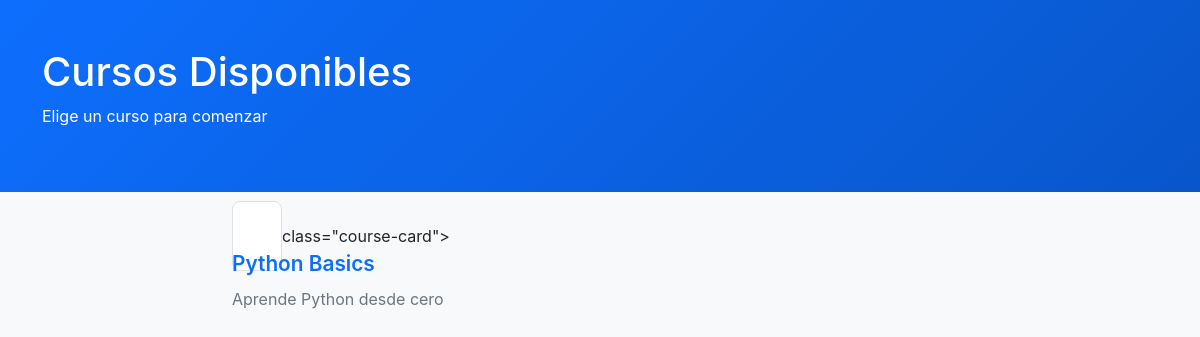
Before: / with the older database file.
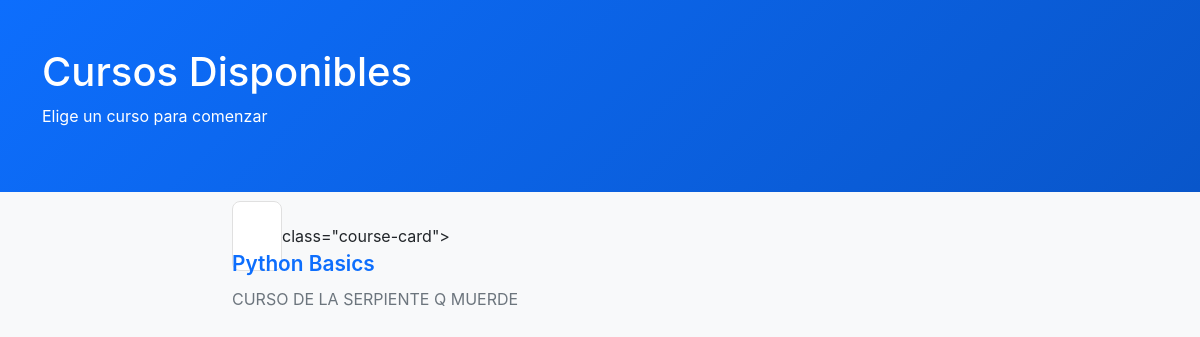
After: the same page with the newer database file.
### onlinecourse/models.py (models this page shows, shortened)
class Course(models.Model):
    name = models.CharField(max_length=255)
    description = models.TextField()
    instructor = models.ForeignKey(Instructor, on_delete=models.CASCADE, null=True, blank=True)
    created_at = models.DateTimeField(auto_now_add=True)
    class Meta:
        ordering = ['-created_at']

### onlinecourse/templates/onlinecourse/course_list.html (shortened to what this page needs)
<!doctype html>
<html lang="es">
  <head>
    <link
      href="https://cdn.jsdelivr.net/npm/bootstrap@5.3.0/dist/css/bootstrap.min.css"
      rel="stylesheet"
    />
  </head>
  <body>
    <div class="header">
      <div class="container">
        <h1>Cursos Disponibles</h1>
        <p>Elige un curso para comenzar</p>
      </div>
    </div>
    <div class="container">
      <div class="row">
        <div class="col-lg-8 col-md-10 mx-auto">
          {% for course in courses %}
          <a href="{% url 'onlinecourse:course_details' course.id %}" class="course-card">
          </a>class="course-card">
            <div class="course-title">{{ course.name }}</div>
            <p class="course-description">{{ course.description }}</p>
          {% empty %}
          <div class="alert alert-info">
            No hay cursos disponibles en este momento.
          </div>
          {% endfor %}
        </div>
      </div>
    </div>
  </body>
</html>

### onlinecourse/templates/onlinecourse/course_list.html (style rules this page uses)
body { background-color: #f8f9fa; font-family: -apple-system, BlinkMacSystemFont, 'Segoe UI', Roboto, sans-serif; }
.header { background: linear-gradient(135deg, #0d6efd 0%, #0956ca 100%); color: white; padding: 3rem 0; margin-bottom: 2rem; }
.course-card { background: white; border: 1px solid #e0e0e0; border-radius: 0.5rem; padding: 1.5rem; margin-bottom: 1.5rem; cursor: pointer; transition: all 0.3s; text-decoration: none; color: inherit; }
.course-title { font-size: 1.3rem; font-weight: 600; color: #0d6efd; margin-bottom: 0.5rem; }
.course-description { color: #6c757d; margin: 0; }

Changed rows visible on the page:
changed Course "Python Basics": description "Aprende Python desde cero" → "CURSO DE LA SERPIENTE Q MUERDE"
